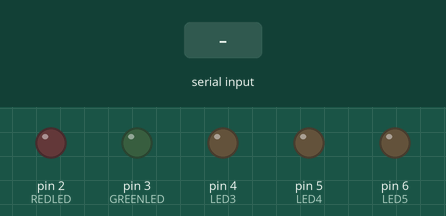
Simulated run of this sketch. Board: Arduino Uno, built with avr-gcc and run on an emulated ATmega328P. Shown: output pins drawn as LEDs (lit = HIGH). The test bench sets the inputs (shaded band).

Above: at 1.2 s.
1.3 s: "1" received over the second serial link
At 1.8 s:
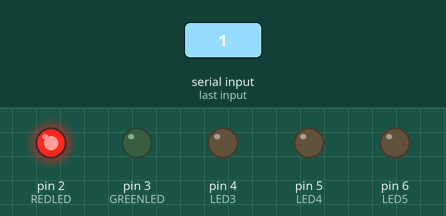
2.8 s: "2" received over the second serial link
At 4.0 s:
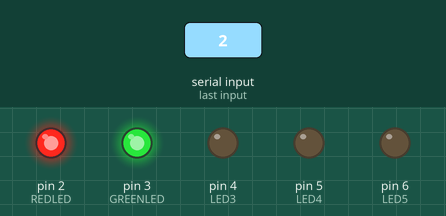
4.3 s: "3" received over the second serial link
At 5.3 s:
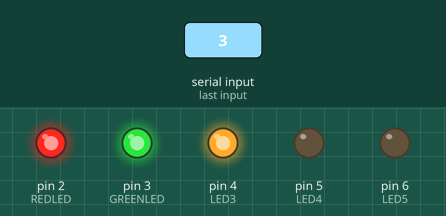
5.8 s: "4" received over the second serial link
At 6.4 s:
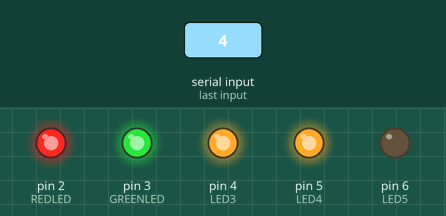
7.3 s: "5" received over the second serial link
At 7.6 s:
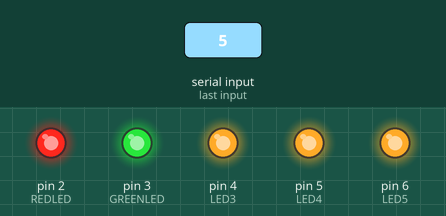
8.8 s: "7" received over the second serial link
At 9.9 s:
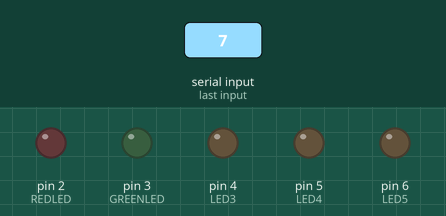
Timing chart, 0 to 11.3 s (numbered marks = the images above; inputs shaded):
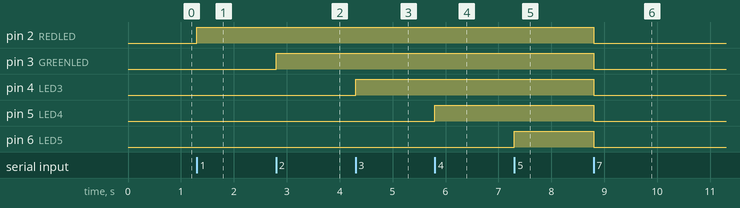

The sketch:

bluetooth_5.ino
```cpp
#include <SoftwareSerial.h>

SoftwareSerial wirelessNetworkYT(10,11);

char DAT = 0;

int REDLED = 2;
int GREENLED= 3;
int LED3 = 4;
int LED4 = 5;
int LED5 = 6;

int RedFlag = 0;
int GreenFlag = 0;
int l3f = 0;
int l4f = 0;
int l5f = 0;


void setup() {
  wirelessNetworkYT.begin(38400);
  Serial.begin(9600);
  pinMode(REDLED, OUTPUT);
  pinMode(GREENLED, OUTPUT);
  pinMode(LED3, OUTPUT);
  pinMode(LED4, OUTPUT);
  pinMode(LED5, OUTPUT);
}

void loop() {

  if (wirelessNetworkYT.available()){


    DAT = (char) wirelessNetworkYT.read();

    if (DAT == '1'){
    if (RedFlag) {
      digitalWrite(REDLED, LOW);
      RedFlag =0;
    }
    else {
      digitalWrite(REDLED, HIGH);
      RedFlag = 1;
    }
    }


        if (DAT == '2'){
    if (GreenFlag) {
      digitalWrite(GREENLED, LOW);
      GreenFlag =0;
    }
    else {
      digitalWrite(GREENLED, HIGH);
      GreenFlag = 1;
    }
    }


        if (DAT == '3'){
    if (l3f) {
      digitalWrite(LED3, LOW);
      l3f=0;
    }
    else {
      digitalWrite(LED3, HIGH);
      l3f = 1;
    }
    }


        if (DAT == '4'){
    if (l4f) {
      digitalWrite(LED4, LOW);
      l4f =0;
    }
    else {
      digitalWrite(LED4, HIGH);
      l4f = 1;
    }
    }


    if (DAT == '5'){
    if (l5f) {
      digitalWrite(LED5, LOW);
      l5f =0;
    }
    else {
      digitalWrite(LED5, HIGH);
      l5f = 1;
    }
    }

        if (DAT == '6'){
        digitalWrite(REDLED, HIGH);
        digitalWrite(GREENLED, HIGH);
        digitalWrite(LED3, HIGH);
        digitalWrite(LED4, HIGH);
        digitalWrite(LED5, HIGH);
        int RedFlag = 0;
        int GreenFlag = 0;
        int l3f = 0;
        int l4f = 0;
        int l5f = 0;

    }

        if (DAT == '7'){
        digitalWrite(REDLED,LOW);
        digitalWrite(GREENLED, LOW);
        digitalWrite(LED3, LOW);
        digitalWrite(LED4, LOW);
        digitalWrite(LED5, LOW);
        int RedFlag = 1;
        int GreenFlag = 1;
        int l3f = 1;
        int l4f = 1;
        int l5f = 1;

    }

  }

}
```

Measured:
- after the input at 1.3 s, pin 2 (REDLED): LOW → HIGH at once
- after the input at 2.8 s, pin 3 (GREENLED): LOW → HIGH at once
- after the input at 4.3 s, pin 4 (LED3): LOW → HIGH at once
- after the input at 5.8 s, pin 5 (LED4): LOW → HIGH at once
- after the input at 7.3 s, pin 6 (LED5): LOW → HIGH at once
- after the input at 8.8 s, pin 2 (REDLED), pin 3 (GREENLED), pin 4 (LED3), pin 5 (LED4), pin 6 (LED5): HIGH → LOW at once
